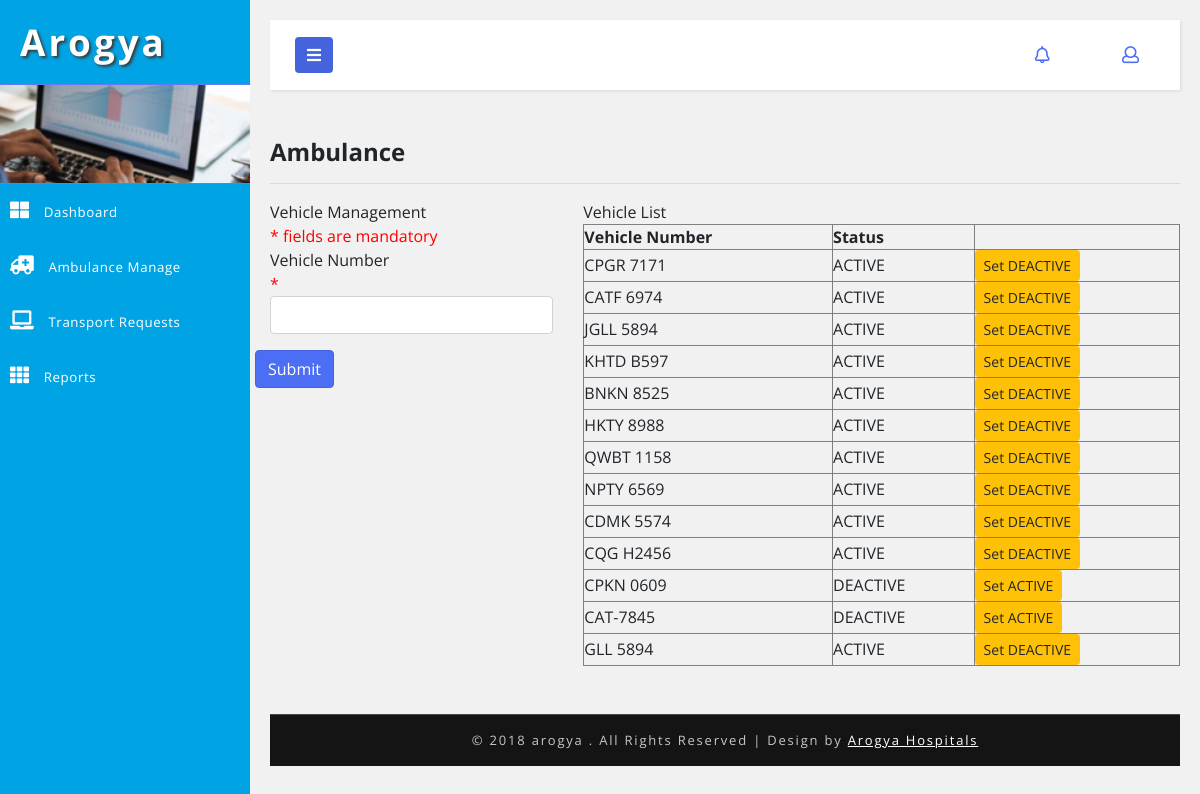
The app's page /Arogya_/arogyaadmin/transport/ambulance.php with its own data.
### tables this page shows
CREATE TABLE `hms_vehicle` (
  `id` int(5) NOT NULL,
  `vehicle_number` varchar(30) DEFAULT NULL,
  `status_code` varchar(50) DEFAULT 'ACTIVE',
  `created_date` timestamp NULL DEFAULT CURRENT_TIMESTAMP
);

### Arogya_/arogyaadmin/DB.php (called while the page is built, shortened)
<?php
function getDBConnection() {
    $servername = "localhost";
    $username = "root";
    $password = "";
    $db = "hmsdb";
    $conn = mysqli_connect($servername, $username, $password, $db);
    if (!$conn) {
        die("Connection failed: " . mysqli_connect_error());
    } else {
        return $conn;
    }
}
function getData($sql) {
    $conn = getDBConnection();
    $result = mysqli_query($conn, $sql);
    if (mysqli_num_rows($result) > 0) {
        return $result;
    } else {
        return FALSE;
    }
}
?>

### Arogya_/arogyaadmin/transport/ambulance.php (the view, shortened to what this page needs)
<?php
include '../DB.php';
?>
<!DOCTYPE html>
<html lang="en">
    <head>
        <link rel="stylesheet" href="https://maxcdn.bootstrapcdn.com/font-awesome/4.7.0/css/font-awesome.min.css">
        <link href="../css/bootstrap.css" rel="stylesheet" type="text/css" media="all" />
        <link href="../css/style.css" rel="stylesheet" type="text/css" media="all" />
        <link rel="stylesheet" href="../css/style4.css">
        <link href="../css/fontawesome-all.css" rel="stylesheet">
    </head>
    <body>
        <div class="wrapper">
            <nav id="sidebar">
                <div class="sidebar-header">
                    <h1>
                        <a href="#">Arogya</a>
                    </h1>
                </div>
                <div class="profile-bg"></div>
                <?php
                include_once '../_tree_transport.php';
                ?>
            </nav>
            <div id="content">
                <?php include_once '../_top_bar.php'; ?>
                <div class="blank-page-content">
                    <h4> Ambulance </h4>
                    <hr>
                    <div class="row">
                        <div class="col-md-4">
                            <div class="panel panel-warning">
                                <div class="panel-heading ">Vehicle Management</div>
                                <div class="panel-body">
                                    <span class="mando-msg">* fields are mandatory</span>
                                    <form class="form-horizontal" action="ambulance.php" method="post">
                                        <div class="form-group">
                                            <label for="text" class="control-label col-xs-4">Vehicle Number</label>
                                            <div class="col-xs-8"> <span class="mando-msg">*</span>
                                                <input id="text" name="vehicle_number" required="" type="text" class="form-control">
                                            </div>
                                        </div>
                                        <div class="form-group row">
                                            <div class="col-xs-offset-4 col-xs-8">
                                                <button name="btnsubmit" type="submit" class="btn btn-primary">Submit</button>
                                            </div>
                                        </div>
                                    </form>
                                </div>
                            </div>
                        </div>
                        <div class="col-md-8">
                            <div class="panel panel-warning">
                                <div class="panel-heading ">Vehicle List</div>
                                <div class="panel-body">
                            <table border="1" style="width: 100%">
                                <thead>
                                    <tr>
                                        <th>Vehicle Number</th>
                                        <th>Status</th>
                                        <th></th>
                                    </tr>
                                </thead>
                                <tbody>
                                    <?php
                                    $sql = "SELECT * FROM hms_vehicle ";
                                    $data = getData($sql);
                                    if ($data != null) {
                                        foreach ($data as $value) {
                                            ?>
                                            <tr>
                                                <td><?= $value['vehicle_number'] ?></td>
                                                <td><?= $value['status_code'] ?></td>
                                                <td>
                                                    <?php
                                                    $status_code = '';
                                                    if($value['status_code'] == 'ACTIVE'){ $status_code = 'DEACTIVE';}
                                                    if($value['status_code'] == 'DEACTIVE'){$status_code = 'ACTIVE';}
                                                    ?>
                                                    <a class="btn btn-warning btn-sm" href="ambulance.php?id=<?= $value['id'] ?>&status_code=<?= $status_code?>">Set <?= $status_code?> </a>
                                                </td>
                                            </tr>
                                            <?php
                                        }
                                    }
                                    ?>
                                </tbody>
                            </table>
                                </div>
                            </div>
                        </div>
                    </div>
                </div>
                <?php include '../_footer.php'; ?>
            </div>
        </div>
        <link href="../css/jquery.dataTables.min.css" rel="stylesheet" type="text/css"/>
    </body>
</html>

### Arogya_/arogyaadmin/css/style.css (style rules this page uses)
* { margin: 0; padding: 0; }
body { background: radial-gradient(#eee, #668); height: 100vh; width: 100vw; }
html, body { margin: 0; font-size: 100%; font-family: 'Open Sans', sans-serif; background: #fff; }
.blank-page-content { min-height: 480px; }
.mando-msg { color: red; }
body a { text-decoration: none; transition: 0.5s all; -webkit-transition: 0.5s all; -moz-transition: 0.5s all; -o-transition: 0.5s all; -ms-transition: 0.5s all; }
input[type="button"], button[type="submit"] { transition: 0.5s all; -webkit-transition: 0.5s all; -moz-transition: 0.5s all; -o-transition: 0.5s all; -ms-transition: 0.5s all; }
h1, h2, h3, h4, h5, h6 { margin: 0; font-weight: 700; }
label { margin: 0; }
.profile-bg { border: 1px solid #5d7cf7; border-left: none; border-right: none; background: url(../images/menu1.jpg)no-repeat 0px 0px; -webkit-background-size: cover; -moz-background-size: cover; -o-background-size: cover; -ms-background-size: cover; background-size: cover; min-height: 100px; }
.btn-primary { color: #fff; background-color: #4c6ef5; border-color: #4463dc; }

### Arogya_/arogyaadmin/css/style4.css (style rules this page uses)
body { font-family: 'Open Sans', sans-serif; background: #f1f1f1; }
a, a:hover, a:focus { color: inherit; text-decoration: none; transition: all 0.3s; }
i, span { display: inline-block; }
.wrapper { display: flex; align-items: stretch; }
#sidebar { min-width: 250px; max-width: 250px; background: #00a4e4; color: #fff; transition: all 0.3s; }
.sidebar-header h1 { font-size: 2.3em; letter-spacing: 3px; color: #fff; text-shadow: 2px 2px 3px #39393a; }
#sidebar .sidebar-header { padding: 20px; background: #00a4e4; }
#content { padding: 20px; min-height: 100vh; transition: all 0.3s; overflow: hidden; width: 100%; }

### records on screen
hms_vehicle: vehicle_number "CPGR 7171", status_code "ACTIVE", status_code "DEACTIVE"
hms_vehicle: vehicle_number "CATF 6974", status_code "ACTIVE", status_code "DEACTIVE"
hms_vehicle: vehicle_number "JGLL 5894", status_code "ACTIVE", status_code "DEACTIVE"
hms_vehicle: vehicle_number "KHTD B597", status_code "ACTIVE", status_code "DEACTIVE"
hms_vehicle: vehicle_number "BNKN 8525", status_code "ACTIVE", status_code "DEACTIVE"
hms_vehicle: vehicle_number "HKTY 8988", status_code "ACTIVE", status_code "DEACTIVE"
hms_vehicle: vehicle_number "QWBT 1158", status_code "ACTIVE", status_code "DEACTIVE"
hms_vehicle: vehicle_number "NPTY 6569", status_code "ACTIVE", status_code "DEACTIVE"
hms_vehicle: vehicle_number "CDMK 5574", status_code "ACTIVE", status_code "DEACTIVE"
hms_vehicle: vehicle_number "CQG H2456", status_code "ACTIVE", status_code "DEACTIVE"
hms_vehicle: vehicle_number "CPKN 0609", status_code "DEACTIVE", status_code "ACTIVE"
hms_vehicle: vehicle_number "CAT-7845", status_code "DEACTIVE", status_code "ACTIVE"
hms_vehicle: vehicle_number "GLL 5894", status_code "ACTIVE", status_code "DEACTIVE"
